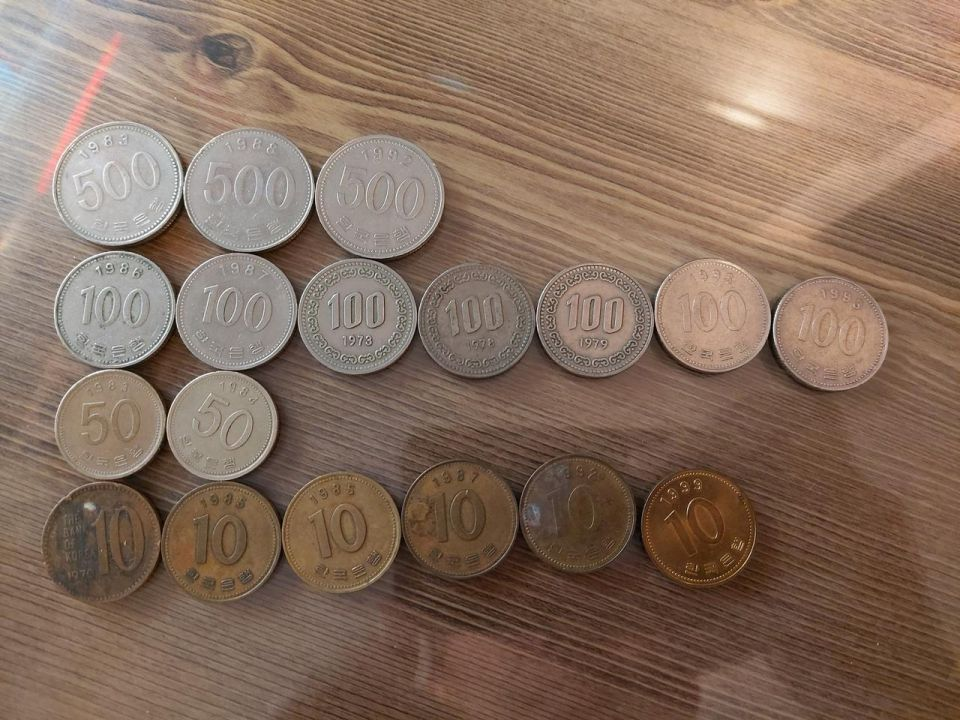
#> input picture img/coin.jpg, 960 x 720 px, found by its file name
$ python 230117-08.py
#> lines starting #> are read from the running program, lines starting #| are printed output that depends on the picture; after the words box and inside, x2 and y2 are one past the last pixel; in counts of white or black regions, pixels touching at a corner belong together
import cv2
import numpy as np

def on_trackbar(pos):
    rmin = cv2.getTrackbarPos('minRadius', 'img')
    rmax = cv2.getTrackbarPos('maxRadius', 'img')
    th = cv2.getTrackbarPos('threshold', 'img')

    circles = cv2.HoughCircles(blr, cv2.HOUGH_GRADIENT, 1, 50, param1=120,
        param2=th, minRadius=rmin, maxRadius=rmax)

    dst = img.copy()


    if circles is not None:
        for i in range(circles.shape[1]):
            cx, cy, r = np.uint16(circles[0][i])
            cv2.circle(dst, (cx, cy), r, (0, 0, 255), 2, cv2.LINE_AA)

    cv2.imshow('img', dst)


img = cv2.imread('images/coin.jpg')
#> img is the input picture: shape (720, 960, 3); mean B, G, R 94.3, 110.5, 134.4

gray = cv2.cvtColor(img, cv2.COLOR_BGR2GRAY)
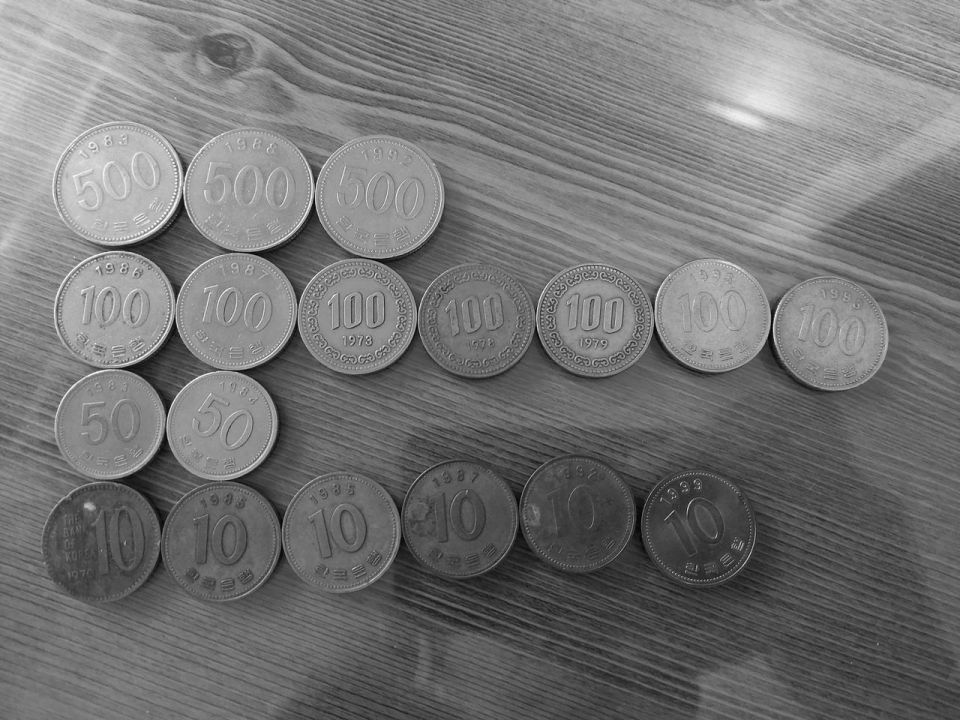
#> gray: shape (720, 960); min 1, max 255, mean 115.8
blr = cv2.GaussianBlur(gray, (0, 0), 1.)

cv2.imshow('img', img)
cv2.createTrackbar('minRadius', 'img', 0, 100, on_trackbar)
#> slider 'minRadius' is set to 20
cv2.createTrackbar('maxRadius', 'img', 0, 150, on_trackbar)
#> slider 'maxRadius' is set to 150
cv2.createTrackbar('threshold', 'img', 0, 100, on_trackbar)
#> slider 'threshold' is set to 33

cv2.waitKey()
#> in on_trackbar, `circles = cv2.HoughCircles(blr, cv2.HOUGH_GRADIENT, 1, 50, param1=120,..`: circles = 47 rows, first 8: [376.5, 195.5, 62.1], [358.5, 315.5, 57.5], [116.5, 308.5, 58.8], [119.5, 185.5, 65.5], [452.5, 190.5, 142.8], [327.5, 140.5, 134], [246.5, 181.5, 69.1], [233.5, 311.5, 58.7]
#> the loop in on_trackbar, `for i in range(circles.shape[1]):` made 47 passes
#> (cx, cy, r) on passes 1 to 12: (376, 195, 62), (358, 315, 57), (116, 308, 58), (119, 185, 65), (452, 190, 142), (327, 140, 134), (246, 181, 69), (233, 311, 58), (302, 193, 136), (476, 319, 57), (828, 334, 59), (222, 423, 54)
#> after the loop in on_trackbar, `for i in range(circles.shape[1]):`:
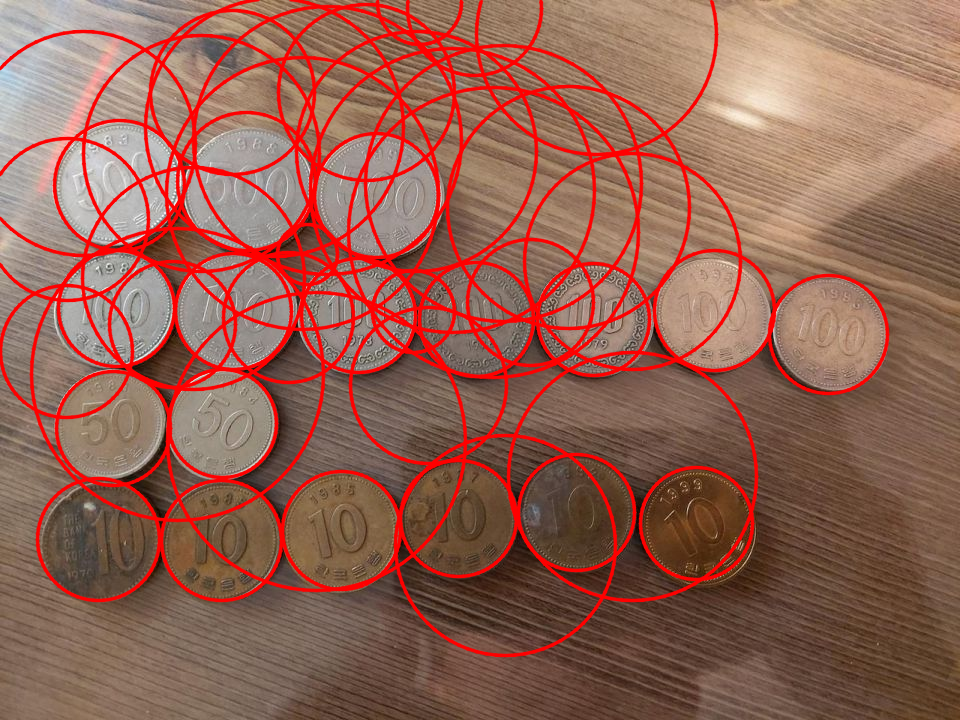
#> dst: shape (720, 960, 3); 14.47% of pixels changed, all inside (x1, y1, x2, y2) = (0, 0, 890, 658)
cv2.destroyAllWindows()

$ run again, with img/bear.jpg copied over img/coin.jpg
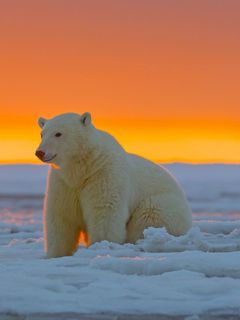
#> input picture img/bear.jpg, 240 x 320 px, found by its file name
#> img is the input picture: shape (320, 240, 3); mean B, G, R 98.3, 124.1, 162.2
#> `gray = cv2.cvtColor(img, cv2.COLOR_BGR2GRAY)`:
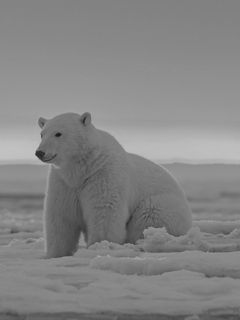
#> gray: shape (320, 240); min 22, max 207, mean 132.5
#> circles = None
